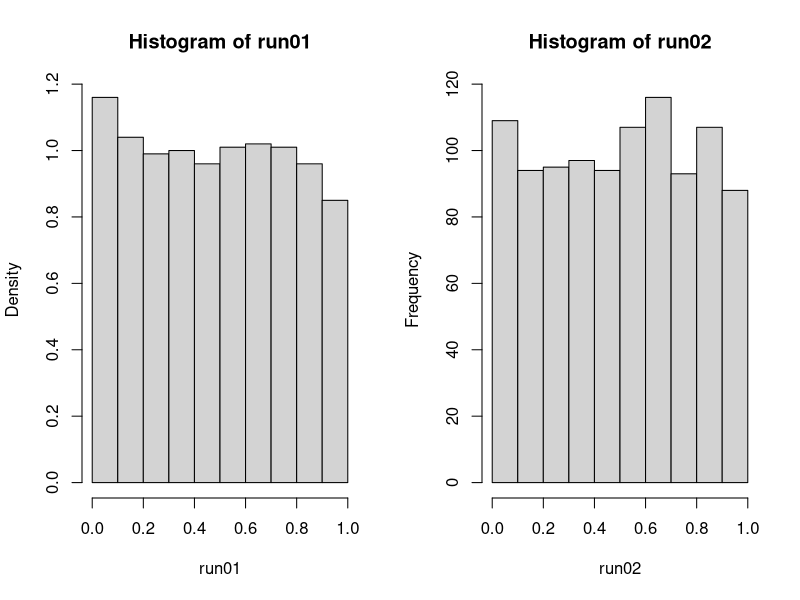
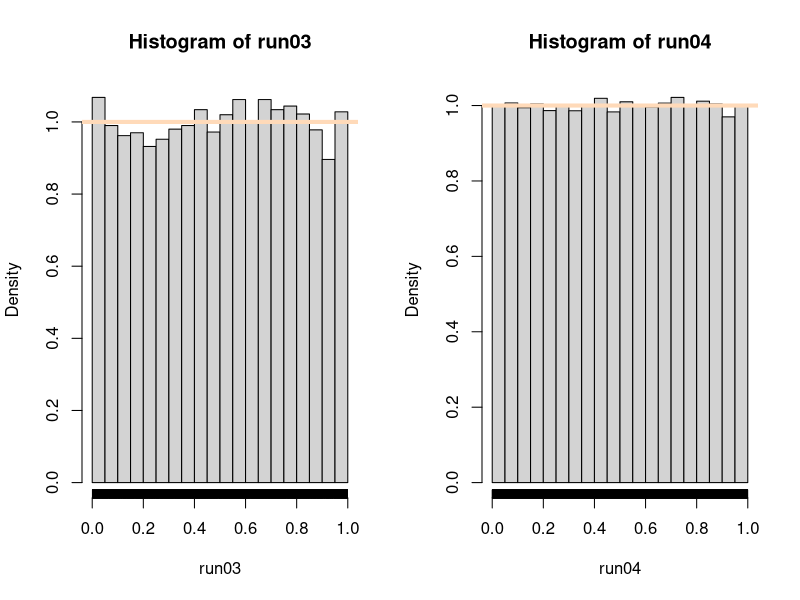
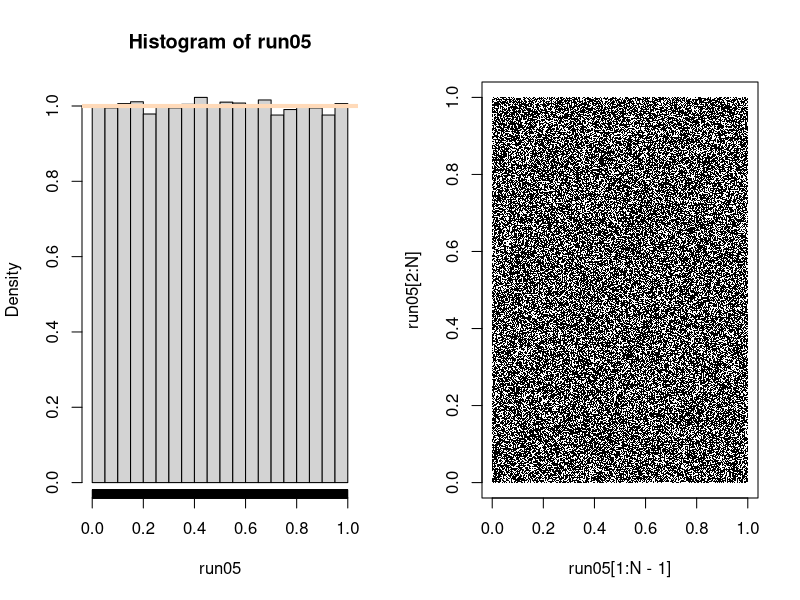

The R script that drew these images, in order:
# Lab Session 02 - Stochastic Simulations ---------------------------------

# Loops -------------------------------------------------------------------

# A loop is a code that performs some task until a certain event.

# For instance, a `while` loop runs as long as a condition is true.
x = 10
i = 0
while (i < x) {
  i <- i + 2
}

# On the other hand, a `for` loop iterates through a collection of items.
y = 10
for (j in 1:y) {
  j
}

# Pseudorandom Number Generators ------------------------------------------

# Implement a Linear Congruential Generator as a custom function.
# Note: The default implementation creates a sequence of 1000 numbers with the
#       specified values for a, b and M.
lcg <- function(u0, n=1000, a=69069069, b=12345, M=2^32){
  # Start by allocating the output.
  x_out <- rep(NA, n) # Create a vector of n NA values.
  x_out[1] <- u0
  
  # Iterate to generate every other term of the sequence.
  for (i in 2:n) {
    x_out[i] <- (a + (b * x_out[i - 1])) %% M
  }
  
  # Return the output vector.
  return(x_out / (M + 1))
}

# Run the `lcg` function and plot the result to check for correctness.
run01 <- lcg(26)
head(run01)
tail(run01)

run02 <- lcg(9856)

# Distribution Check ------------------------------------------------------

# It is possible to check if the sequence follows a Unif(0, 1) distribution by
# plotting a histogram of the generated values.
# Note: Setting prob=T provides a density plot.
par(mfrow = c(1, 2)) # For sideways plots.
hist(run01, prob=T)
hist(run02)

# Try running the simulation on larger samples, also using a different seed.
run03 <- lcg(9856, n=10000)
hist(run03, prob=T, breaks=20)
rug(run03)
abline(h=1, lwd=4, col="peachpuff")

run04 <- lcg(9856, n=100000)
hist(run04, prob=T, breaks=20)
rug(run04)
abline(h=1, lwd=4, col="peachpuff")

run05 <- lcg(78910, n=100000)
hist(run05, prob=T, breaks=20)
rug(run05)
abline(h=1, lwd=4, col="peachpuff")

# Independence Check ------------------------------------------------------

# One can visually check for independence using a random scatter that plots each
# term in the generated sequence against the previous one.
N = length(run05)
plot(x = run05[1:N-1], y=run05[2:N], pch = ".")

# Comments on Performance Analysis ----------------------------------------

# One can formally assess the quality of a linear congruential generator by
# checking the distance between its probability density function and the one of
# the target Unif(0, 1) distribution.

# For a more reliable analysis, a commonly used distance metric is the Chebyshev
# distance, which generalizes the Lp distance family by taking the maximum
# absolute difference between the two function on any point.

# In particular, the linear congruential generator will be good if, for any data
# sequence, the loss approaches 0 as the sequence length grows infinitely large.
# A weaker condition instead asks that the risk, which denotes the average loss
# over all possible data sequences approaches 0 as the sequence length grows
# infinitely large.

# Qualitative Idea: If the ground-truth is not known, it is necessary to ensure
#                   that, for any sensible choice of the ground-truth, the
#                   supremum of the risk approaches 0 as the sequence length
#                   grows infinitely large.

# Quantitative Idea: One should take into consideration the rate at which this
#                    convergence occurs with respect to the sample size.

# Native PRNG in R --------------------------------------------------------

?set.seed
